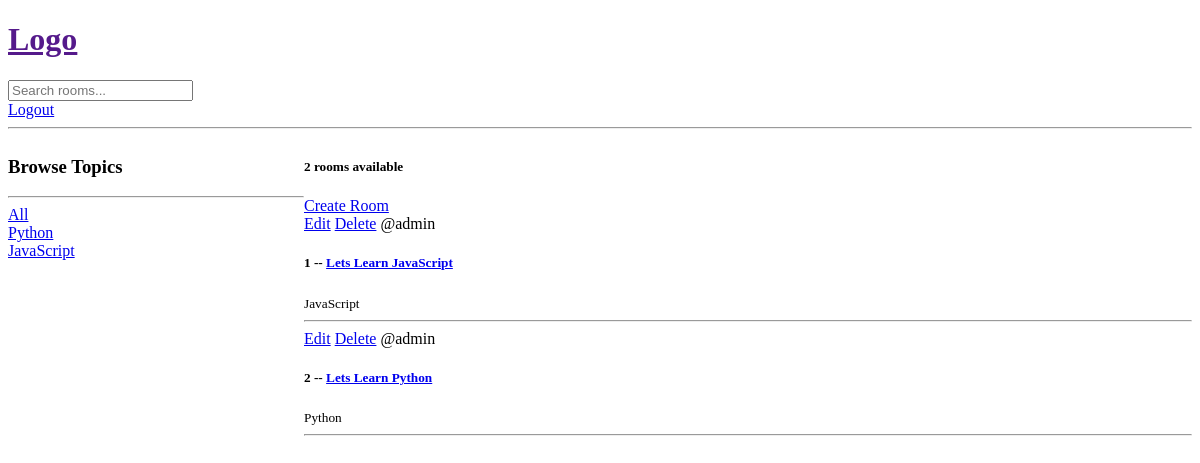
Page / (signed in) on the earlier database version.
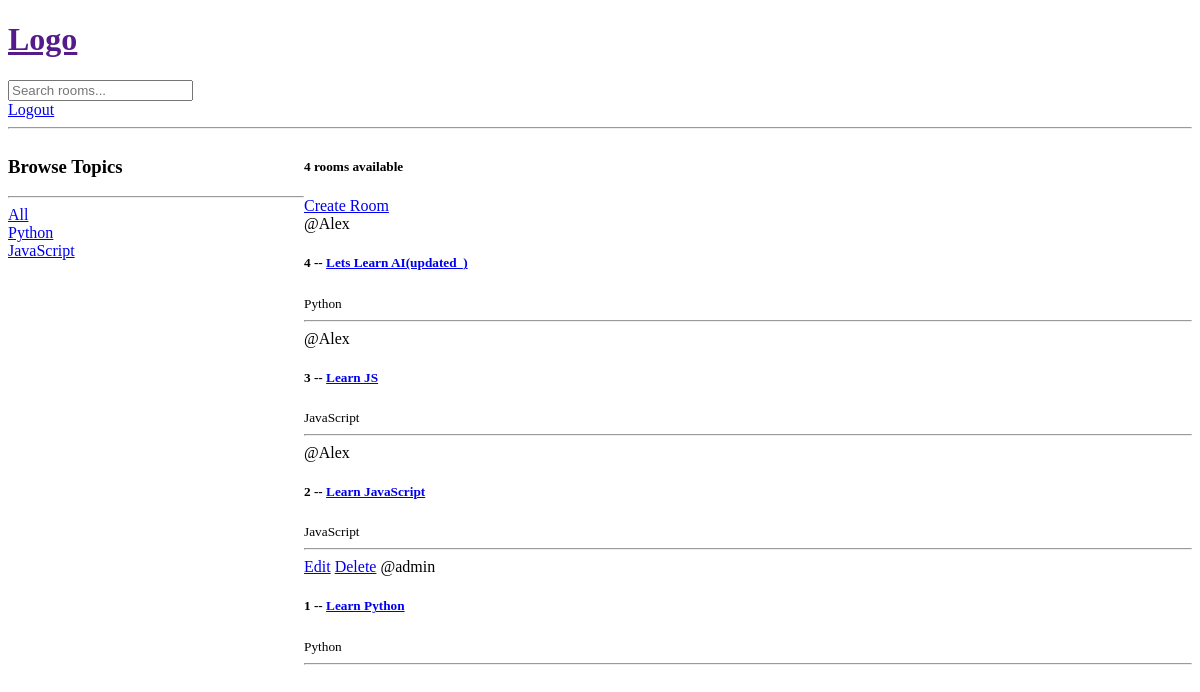
Same page on the later database version.
### base/models.py (models this page shows, shortened)
class Topic(models.Model):
    name = models.CharField(max_length=200)

class Room(models.Model):
    host = models.ForeignKey(User, on_delete=models.SET_NULL, null=True)
    topic = models.ForeignKey(Topic, on_delete=models.SET_NULL, null=True)
    name = models.CharField(max_length=200)
    description = models.TextField(null=True, blank=True)
    updated = models.DateTimeField(auto_now=True)
    created = models.DateTimeField(auto_now_add=True)
    class Meta:
        ordering = ['-updated', '-created']

### base/views.py (the view)
# urls.py: path('', views.home, name='home'),
def home(request):
    q = request.GET.get('q') if request.GET.get('q') != None else ''
    rooms = Room.objects.filter(
        Q(topic__name__icontains=q) |
        Q(name__icontains=q) |
        Q(description__icontains=q),
    )
    room_count = rooms.count()
    topics = Topic.objects.all()
    context = {'rooms': rooms, 'topics': topics, 'room_count': room_count}
    return render(request, 'base/home.html', context)

### base/templates/base/home.html (shortened to what this page needs)
{% extends 'main.html' %}
{% block content %}
    <div class="home-container">
        <div>
            <h3>Browse Topics</h3>
            <hr>
            <div>
                <a href="{% url 'home' %}">All</a>
            </div>
            {% for topic in topics %}
                <div>
                    <a href="{% url 'home' %}?q={{ topic.name }}">{{ topic.name }}</a>
                </div>
            {% endfor %}
        </div>
        <div>
            <h5>{{ room_count }} rooms available</h5>
            <a href="{% url 'create-room' %}">Create Room</a>
            <div>
                {% for room in rooms %}
                    <div>
                        {% if request.user == room.host %}
                            <a href="{% url 'update-room' room.id %}">Edit</a>
                            <a href="{% url 'delete-room' room.id %}">Delete</a>
                        {% endif %}
                        <span>@{{ room.host.username }}</span>
                        <h5>{{ room.id }} -- <a href="{% url 'room' room.id %}">{{ room.name }}</a></h5>
                        <small>{{ room.topic.name }}</small>
                        <hr>
                    </div>
                {% endfor %}
            </div>
        </div>
    </div>
{% endblock %}

Differences in the rows shown:
added Room: host.username "Alex", id "4", name "Lets Learn AI(updated_)", topic.name "Python"
added Room: host.username "Alex", id "3", name "Learn JS", topic.name "JavaScript"
changed Room id 2: host.username "admin" → "Alex"; name "Lets Learn Python" → "Learn JavaScript"; topic.name "Python" → "JavaScript"; no longer shows "Edit Delete"; moves up the list
changed Room "admin": name "Lets Learn JavaScript" → "Learn Python"; topic.name "JavaScript" → "Python"
Other differences:
{{ room_count }}: "2" → "4"
